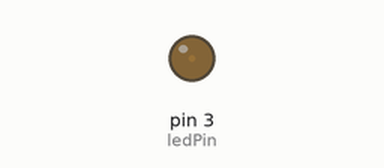
The sketch below on a simulated Arduino Uno, built with avr-gcc and run on an emulated ATmega328P. Parts: output pins drawn as LEDs (lit = HIGH).

Above: at 0.05 s.
At 1.35 s:
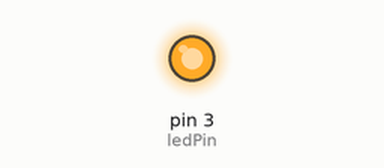
At 2.25 s:
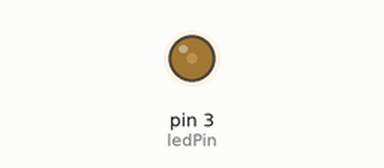
Timing chart, 0 to 6.2 s (numbered marks = the images above):
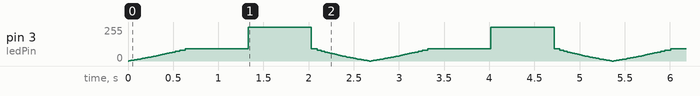

The sketch:

LEDExpFade.ino
```cpp
/*
* Code for fading a single LED in a visually exponential scale, using PWM
*/

// Output
int ledPin   = 3;  // LED,   connected to digital pin 3

// Program variables
int i     = 0; // Loop counter
int count = 1;
int wait  = 5; // 50ms (.05 second) delay; shorten for faster fades
int DEBUG = 0; // DEBUG counter; if set to 1, wi ll write values back via serial

// Setup
void setup()
{
  pinMode(ledPin,   OUTPUT);   // sets the pins as output
  if (DEBUG) {
    Serial.begin(9600);
  }
}

// Main program
void loop()
{
  i += count;      // Increment counter
  if (i > 255) {
    count = -1;
    i = 255;
  }
  if (i < 0) {
      count = 1;
      i = 0;
  }
  float scaledOut = logScaled(i);
  analogWrite(ledPin,   scaledOut);   // Write current value to LED pin
  if (DEBUG) {
    Serial.print(i);
    Serial.print(", ");
    Serial.println(scaledOut);
  }
  delay(wait);                       // Pause for 'wait' milliseconds before resuming the loop

}

//scales input of 0..255 to 0..255 on a exponential scale
float logScaled(int input)
{
  return (255.0/(exp(1.0)-1.0))*(exp(float(input)/255.0)-1.0);
}
```
